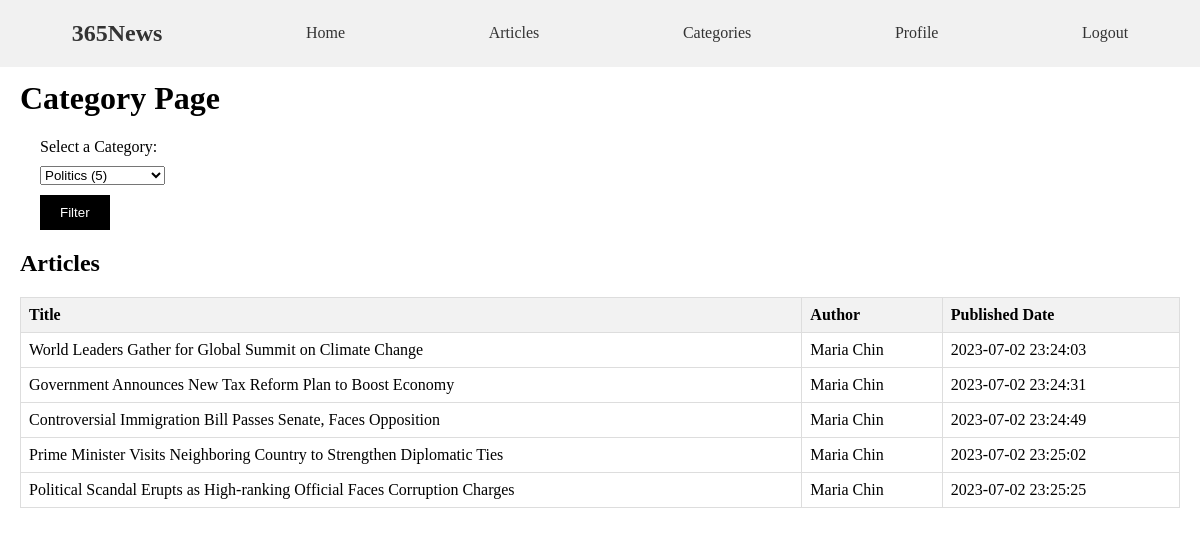
Page /category.php?category=1 (signed in) on the committed database.
### tables this page shows
CREATE TABLE `article` (
  `id` int(11) NOT NULL,
  `title` varchar(255) DEFAULT NULL,
  `image` blob DEFAULT NULL,
  `content` text DEFAULT NULL,
  `userid` int(11) DEFAULT NULL,
  `categoryid` int(11) DEFAULT NULL,
  `timestamp` timestamp NOT NULL DEFAULT current_timestamp()
);

CREATE TABLE `user` (
  `userid` int(11) NOT NULL,
  `userpass` varchar(255) DEFAULT NULL,
  `name` varchar(255) DEFAULT NULL,
  `background` text DEFAULT NULL,
  `username` varchar(255) DEFAULT NULL,
  `authority` varchar(255) DEFAULT NULL,
  `email` varchar(255) DEFAULT NULL
);

### category.php (the view, shortened to what this page needs)
<?php
require('session_checker.php');
$query = "SELECT categoryid, categorytype FROM category ORDER BY categorytype ASC";
$result = mysqli_query($conn, $query);
if (isset($_GET['category'])) {
  $categoryID = $_GET['category'];
  $query = "SELECT article.title, article.timestamp, user.name AS author
            FROM article
            INNER JOIN user ON article.userid = user.userid
            WHERE article.categoryid = $categoryID";
  $articlesResult = mysqli_query($conn, $query);
}
?>
<!DOCTYPE html>
<html>
<head>
  <link rel="stylesheet" type="text/css" href="css/style.css">
</head>
<body>
  <?php include('navbar.php') ?>
  <main>
    <h1>Category Page</h1>
    <form method="get">
      <label for="category">Select a Category:</label>
      <select id="category" name="category">
        <?php
        while ($row = mysqli_fetch_assoc($result)) {
          $categoryID = $row['categoryid'];
          $categoryType = $row['categorytype'];
          $countQuery = "SELECT COUNT(*) AS articleCount FROM article WHERE categoryid = $categoryID";
          $countResult = mysqli_query($conn, $countQuery);
          $countRow = mysqli_fetch_assoc($countResult);
          $articleCount = $countRow['articleCount'];
          $selected = '';
          if (isset($_GET['category']) && $_GET['category'] == $categoryID) {
            $selected = 'selected';
          }
          echo "<option value=\"$categoryID\" $selected>$categoryType ($articleCount)</option>";
        }
        ?>
      </select>
      <button type="submit">Filter</button>
    </form>
    <?php if (isset($articlesResult)) : ?>
      <h2>Articles</h2>
      <table class="article-table">
        <thead>
          <tr>
            <th>Title</th>
            <th>Author</th>
            <th>Published Date</th>
          </tr>
        </thead>
        <tbody>
          <?php while ($row = mysqli_fetch_assoc($articlesResult)) : ?>
            <tr>
              <td><?php echo $row['title']; ?></td>
              <td><?php echo $row['author']; ?></td>
              <td><?php echo $row['timestamp']; ?></td>
            </tr>
          <?php endwhile; ?>
        </tbody>
      </table>
    <?php endif; ?>
  </main>
</body>
</html>

### css/style.css (style rules this page uses)
body { margin: 0; padding: 0; }
main { margin-top: 80px; }
form { margin: 20px 20px; }
label, input, textarea, select { display: block; margin-bottom: 10px; }
button[type="submit"] { padding: 10px 20px; background-color: #000000; color: #fff; border: none; cursor: pointer; }
table { border-collapse: collapse; width: 100%; }
th, td { border: 1px solid #dddddd; text-align: left; padding: 8px; }
th { background-color: #f2f2f2; }

### category.php (style rules this page uses)
main { margin: 80px 20px; }

### rows in the picture
article: title "World Leaders Gather for Global Summit on Climate Change", userid.name "Maria Chin", timestamp "2023-07-02 23:24:03"
article: title "Government Announces New Tax Reform Plan to Boost Economy", userid.name "Maria Chin", timestamp "2023-07-02 23:24:31"
article: title "Controversial Immigration Bill Passes Senate, Faces Opposition", userid.name "Maria Chin", timestamp "2023-07-02 23:24:49"
article: title "Prime Minister Visits Neighboring Country to Strengthen Diplomatic Ties", userid.name "Maria Chin", timestamp "2023-07-02 23:25:02"
article: title "Political Scandal Erupts as High-ranking Official Faces Corruption Charges", userid.name "Maria Chin", timestamp "2023-07-02 23:25:25"

### other values in the picture
form field category "Politics (5)"
